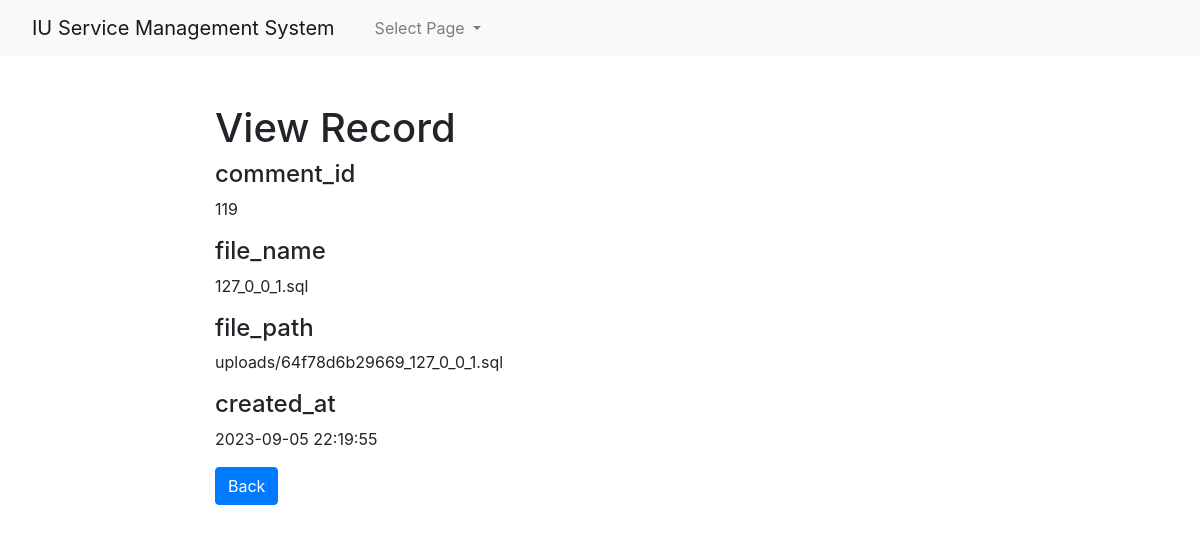
Screenshot of /admin1/core/app/attachments-read.php?id=15 (signed in) with the database file from the repository.
### tables this page shows
CREATE TABLE `attachments` (
  `id` int(10) UNSIGNED NOT NULL,
  `comment_id` int(10) UNSIGNED NOT NULL,
  `file_name` varchar(255) NOT NULL,
  `file_path` varchar(255) NOT NULL,
  `created_at` datetime NOT NULL
);

### admin1/core/app/attachments-read.php (the view, shortened to what this page needs)
<?php
if(isset($_GET["id"]) && !empty($_GET["id"])){
    require_once "config.php";
    $sql = "SELECT * FROM attachments WHERE id = ?";
    if($stmt = mysqli_prepare($link, $sql)){
        $param_id = trim($_GET["id"]);
		if (is_int($param_id)) $__vartype = "i";
		elseif (is_string($param_id)) $__vartype = "s";
		elseif (is_numeric($param_id)) $__vartype = "d";
		else $__vartype = "b";
        mysqli_stmt_bind_param($stmt, $__vartype, $param_id);
        if(mysqli_stmt_execute($stmt)){
            $result = mysqli_stmt_get_result($stmt);
            if(mysqli_num_rows($result) == 1){
                $row = mysqli_fetch_array($result, MYSQLI_ASSOC);
            } else{
                header("location: error.php");
                exit();
            }
        } else{
            echo "Oops! Something went wrong. Please try again later.<br>".$stmt->error;
        }
    }
} else{
    header("location: error.php");
    exit();
}
?>
<!DOCTYPE html>
<html lang="en">
<head>
    <link rel="stylesheet" href="https://stackpath.bootstrapcdn.com/bootstrap/4.5.0/css/bootstrap.min.css">
</head>
<?php require_once('navbar.php'); ?>
<body>
    <section class="pt-5">
        <div class="container-fluid">
            <div class="row">
                <div class="col-md-8 mx-auto">
                    <div class="page-header">
                        <h1>View Record</h1>
                    </div>
                     <div class="form-group">
                            <h4>comment_id</h4>
                            <p class="form-control-static"><?php echo htmlspecialchars($row["comment_id"]); ?></p>
                        </div><div class="form-group">
                            <h4>file_name</h4>
                            <p class="form-control-static"><?php echo htmlspecialchars($row["file_name"]); ?></p>
                        </div><div class="form-group">
                            <h4>file_path</h4>
                            <p class="form-control-static"><?php echo htmlspecialchars($row["file_path"]); ?></p>
                        </div><div class="form-group">
                            <h4>created_at</h4>
                            <p class="form-control-static"><?php echo htmlspecialchars($row["created_at"]); ?></p>
                        </div>
                    <p><a href="attachments-index.php" class="btn btn-primary">Back</a></p>
                </div>
            </div>
        </div>
    </section>
</body>
</html>

### rows the page displays
attachments: comment "119", file_name "127_0_0_1.sql", file_path "uploads/64f78d6b29669_127_0_0_1.sql", created_at "2023-09-05 22:19:55"
